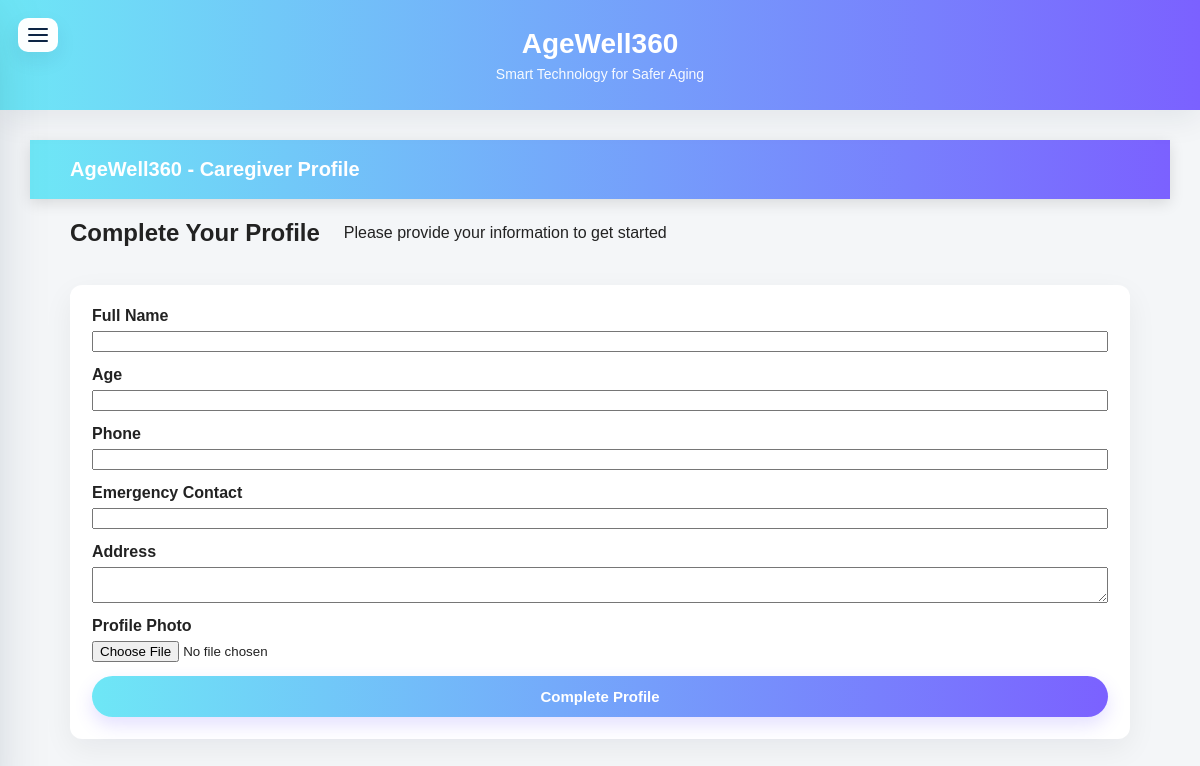
Before: /caregiver-profile/ (signed in) with the older database file.
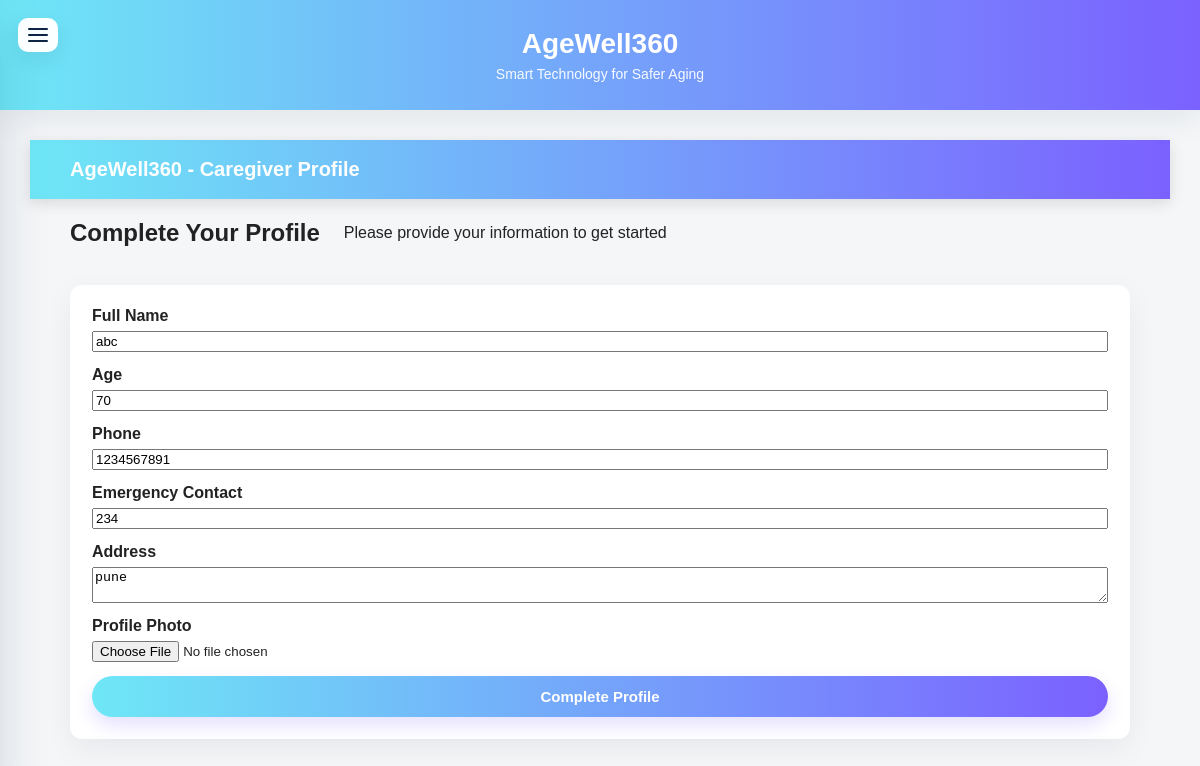
After: the same page with the newer database file.
### accounts/models.py (models this page shows, shortened)
class Profile(models.Model):
    ROLE_CHOICES = [
        ('elderly', 'Elderly User'),
        ('caregiver', 'Caregiver'),
        ('family', 'Family Member'),
        ('doctor', 'Doctor'),
    ]
    user = models.OneToOneField(User, on_delete=models.CASCADE, related_name='profile')
    role = models.CharField(max_length=20, choices=ROLE_CHOICES, default='elderly')
    full_name = models.CharField(max_length=200, blank=True)
    age = models.PositiveIntegerField(null=True, blank=True)
    phone = models.CharField(max_length=50, blank=True)
    family_contact = models.CharField(max_length=50, blank=True)
    address = models.TextField(blank=True)
    is_profile_completed = models.BooleanField(default=False)
    photo = models.ImageField(upload_to='profiles/', null=True, blank=True)

### accounts/views.py (the view, shortened to what this page needs)
# urls.py: path('caregiver-profile/', views.caregiver_profile, name='caregiver_profile'),
@login_required
def caregiver_profile(request):
    profile = request.user.profile
    if profile.role != 'caregiver':
        return redirect('home')
    return render(request, 'profiles/caregiver_profile.html', {'profile': profile})

### templates/profiles/caregiver_profile.html (shortened to what this page needs)
{% extends 'base.html' %}
{% load static %}
{% block content %}
<div class="profile-top-banner">
  <div class="banner-inner">
    <div class="banner-title">AgeWell360 - Caregiver Profile</div>
  </div>
</div>
<main class="profile-page">
  <div class="profile-header">
    <h2>Complete Your Profile</h2>
    <p>Please provide your information to get started</p>
  </div>
  <section class="profile-card">
    <form method="post" enctype="multipart/form-data">
      <div class="form-row">
        <label for="full_name">Full Name</label>
        <input type="text" id="full_name" name="full_name" value="{{ profile.full_name }}" required>
      </div>
      <div class="form-row">
        <label for="age">Age</label>
        <input type="number" id="age" name="age" value="{{ profile.age }}" min="0" max="150">
      </div>
      <div class="form-row">
        <label for="phone">Phone</label>
        <input type="tel" id="phone" name="phone" value="{{ profile.phone }}">
      </div>
      <div class="form-row">
        <label for="family_contact">Emergency Contact</label>
        <input type="tel" id="family_contact" name="family_contact" value="{{ profile.family_contact }}">
      </div>
      <div class="form-row">
        <label for="address">Address</label>
        <textarea id="address" name="address">{{ profile.address }}</textarea>
      </div>
      <div class="form-row">
        <label for="photo">Profile Photo</label>
        <input type="file" id="photo" name="photo" accept="image/*">
      </div>
      <div class="form-actions">
        <button type="submit" class="btn-primary">Complete Profile</button>
      </div>
    </form>
  </section>
</main>
{% endblock %}

### templates/base.html (shortened to what this page needs)
{% load static %}
<!DOCTYPE html>
<html>
<head>
    <link rel="stylesheet" href="{% static 'css/style.css' %}">
    <link rel="stylesheet" href="{% static 'css/home.css' %}">
</head>
<body>
<header class="site-header">
        <button class="hamburger-btn" id="globalHamburger" aria-label="Open menu" aria-expanded="false">
            <span class="line"></span>
            <span class="line"></span>
            <span class="line"></span>
        </button>
        <h1>AgeWell360</h1>
        <p>Smart Technology for Safer Aging</p>
</header>
<div class="container">
    {% block content %}
    {% endblock %}
</div>
</body>
</html>

### static/css/style.css (style rules this page uses)
:root { --card-width:440px; --accent-start:#6ee7f6; --accent-end:#7b61ff; --muted:#6b6b6b; }
* { box-sizing:border-box }
html, body { height:100%; }
body { margin:0; padding:0; min-height:100%; font-family: Arial, sans-serif; color:#222; -webkit-font-smoothing:antialiased; background-color: #f4f6f8; overflow:auto; }
header { background-color: #2c3e50; color: white; padding: 15px; text-align: center; }
header h1 { margin:0 }
header p { margin:4px 0 0;font-size:12px;opacity:0.95 }
.container { padding: 30px; }
button { background-color: #1abc9c; color: white; border: none; padding: 10px 18px; border-radius: 5px; cursor: pointer; }
.btn-primary { display:block;width:100%;padding:12px;border-radius:999px;border:0;color:#fff;font-weight:700;font-size:15px; background:linear-gradient(90deg,var(--accent-start),var(--accent-end)); box-shadow:0 8px 18px rgba(107,81,255,0.18); cursor:pointer;transition:transform .12s ease,box-shadow .12s ease; }
.profile-top-banner { width:100%; background: linear-gradient(90deg,var(--accent-start),var(--accent-end)); color:#fff; padding:18px 0; box-shadow:0 4px 14px rgba(0,0,0,0.12); }
.profile-top-banner .banner-inner { max-width:1100px; margin:0 auto; display:flex; align-items:center; justify-content:space-between; padding:0 20px; }
.banner-title { font-size:20px;font-weight:700 }
.profile-page { max-width:1100px;margin:24px auto;padding:0 20px 80px }
.profile-header { display:flex;align-items:center;gap:24px;margin-top:-24px }
.profile-card { background:#fff;border-radius:12px;box-shadow:0 10px 30px rgba(13,24,40,0.06);padding:22px;margin-top:18px }
.profile-card .form-row { display:flex;flex-direction:column;margin-bottom:14px }
.profile-card label { font-weight:600;margin-bottom:6px }
.profile-card .form-actions { display:flex;gap:12px;align-items:center }

### static/css/home.css (style rules this page uses)
:root { --accent-start:#6ee7f6; --accent-end:#7b61ff; }
* { box-sizing:border-box }
body { font-family:Arial,Helvetica,sans-serif }
.site-header { background:linear-gradient(90deg,var(--accent-start),var(--accent-end)); color:#fff; padding:28px 20px; text-align:center; position:relative; box-shadow:0 8px 30px rgba(11,37,69,0.08); }
.site-header h1 { margin:0;font-size:28px;font-weight:800 }
.site-header p { margin:6px 0 0;font-size:14px;opacity:0.95 }
.hamburger-btn { position:absolute;left:18px;top:18px;z-index:60;background:rgba(255,255,255,0.98);border-radius:10px;padding:10px;border:0;display:flex;flex-direction:column;gap:4px;cursor:pointer;box-shadow:0 8px 20px rgba(11,37,69,0.08) }
.hamburger-btn .line { width:20px;height:2px;background:#0b2545;border-radius:2px }

Changed rows visible on the page:
changed Profile: full_name (not shown) → "abc"; age (not shown) → "70"; phone (not shown) → "1234567891"; family_contact (not shown) → "234"; address (not shown) → "pune"
